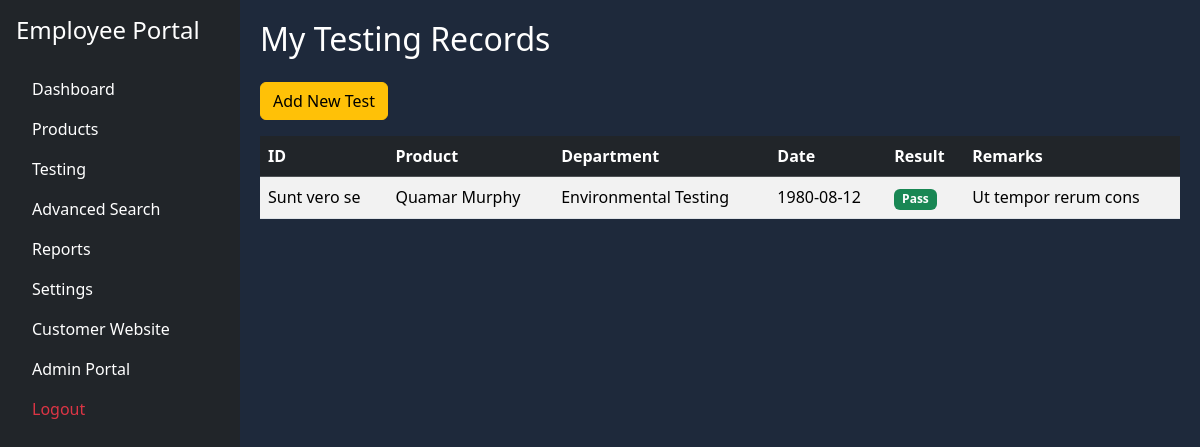
Page /employee-portal/tests.php (signed in) on the committed database.
### tables this page shows
CREATE TABLE `tests` (
  `TestID` char(12) NOT NULL,
  `ProductID` char(10) NOT NULL,
  `TestName` varchar(100) NOT NULL,
  `TestCode` char(3) NOT NULL,
  `TestRollNumber` char(3) NOT NULL,
  `TestDate` date NOT NULL,
  `TestingDepartmentID` int(11) NOT NULL,
  `TestResult` varchar(10) NOT NULL,
  `Remarks` text DEFAULT NULL,
  `TestedBy` int(11) NOT NULL
);

CREATE TABLE `products` (
  `ProductID` char(10) NOT NULL,
  `ProductName` varchar(100) NOT NULL,
  `Category` varchar(50) NOT NULL,
  `Revision` char(3) NOT NULL,
  `ManufacturingNumber` char(3) NOT NULL,
  `ManufactureDate` date NOT NULL,
  `Status` varchar(50) NOT NULL,
  `ImagePath` varchar(255) DEFAULT NULL,
  `Price` decimal(10,2) NOT NULL DEFAULT 0.00,
  `MainImage` varchar(255) DEFAULT NULL,
  `Datasheet` varchar(255) DEFAULT NULL
);

CREATE TABLE `testingdepartments` (
  `DepartmentID` int(11) NOT NULL,
  `DepartmentName` varchar(100) NOT NULL
);

### employee-portal/tests.php (the view, shortened to what this page needs)
<?php
include('includes/db.php');
$empID = $_SESSION['employee_id'];
$sql = "SELECT t.*, p.ProductName, d.DepartmentName
        FROM tests t
        JOIN products p ON t.ProductID=p.ProductID
        JOIN testingdepartments d ON t.TestingDepartmentID=d.DepartmentID
        WHERE t.TestedBy=$empID
        ORDER BY TestDate DESC";
$result = $conn->query($sql);
?>
<!DOCTYPE html>
<html>
<head>
  <link href="https://cdn.jsdelivr.net/npm/bootstrap@5.3.2/dist/css/bootstrap.min.css" rel="stylesheet">
</head>
<body>
<?php include('sidebar.php'); ?>
<div class="content">
  <h2 class="mb-4">My Testing Records</h2>
  <a href="test_add.php" class="btn btn-warning mb-3">Add New Test</a>
  <table class="table table-striped align-middle">
    <thead class="table-dark">
      <tr><th>ID</th><th>Product</th><th>Department</th><th>Date</th><th>Result</th><th>Remarks</th></tr>
    </thead>
    <tbody>
      <?php while($row=$result->fetch_assoc()): ?>
      <tr>
        <td><?= $row['TestID'] ?></td>
        <td><?= htmlspecialchars($row['ProductName']) ?></td>
        <td><?= htmlspecialchars($row['DepartmentName']) ?></td>
        <td><?= $row['TestDate'] ?></td>
        <td><span class="badge <?= $row['TestResult']=="Pass"?"bg-success":"bg-danger" ?>"><?= $row['TestResult'] ?></span></td>
        <td><?= htmlspecialchars($row['Remarks']) ?></td>
      </tr>
      <?php endwhile; ?>
    </tbody>
  </table>
</div>
</body>
</html>

### employee-portal/tests.php (style rules this page uses)
body { background:#1e293b; color:white; }
.content { margin-left:240px; padding:20px; }
.table { color:white; }

### rows in the picture
tests: TestID "Sunt vero se", ProductID.ProductName "Quamar Murphy", TestingDepartmentID.DepartmentName "Environmental Testing", TestDate "1980-08-12", TestResult "Pass", Remarks "Ut tempor rerum cons"
